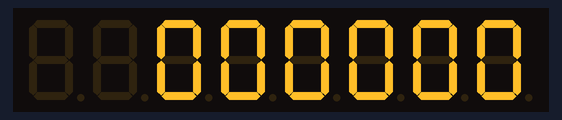
A sketch run on a simulated Arduino Uno, built with avr-gcc and run on an emulated ATmega328P. On the bench: 8-digit seven-segment display. Wiring (inferred from the names in the program): MAX7219 LED driver: data pin 6; clock pin 7; CS pin 8.

Above: at 0.1 s.
At 1.1 s:
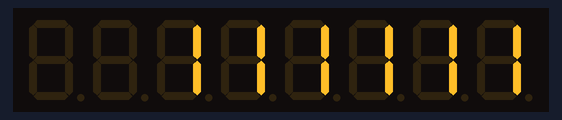
At 2.1 s:
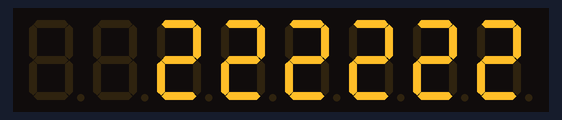
At 4.1 s:
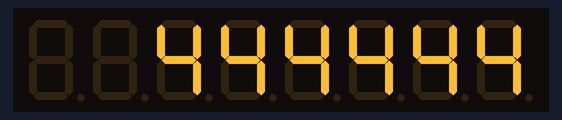
At 6.1 s:
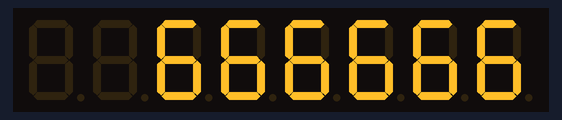
At 9.1 s:
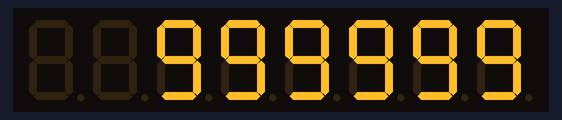

Measured:
- by itself, everything shown: repeats every 10.0 s, in 10 steps
- what the display in image 1 shows lasts 1.0 s, from 1.0 s to 2.0 s

The sketch:

bubble-timer.ino
```cpp
int dataIn = 6;
int load = 8;
int clock = 7;


int maxInUse = 1;    //change this variable to set how many MAX7219's you'll use

int e = 0;           // just a variable

// define max7219 registers
byte max7219_reg_noop        = 0x00;
byte max7219_reg_digit0      = 0x01;
byte max7219_reg_digit1      = 0x02;
byte max7219_reg_digit2      = 0x03;
byte max7219_reg_digit3      = 0x04;
byte max7219_reg_digit4      = 0x05;
byte max7219_reg_digit5      = 0x06;
byte max7219_reg_digit6      = 0x07;
byte max7219_reg_digit7      = 0x08;
byte max7219_reg_decodeMode  = 0x09;
byte max7219_reg_intensity   = 0x0a;
byte max7219_reg_scanLimit   = 0x0b;
byte max7219_reg_shutdown    = 0x0c;
byte max7219_reg_displayTest = 0x0f;

void putByte(byte data) {
  byte i = 8;
  byte mask;
  while(i > 0) {
    mask = 0x01 << (i - 1);      // get bitmask
    digitalWrite( clock, LOW);   // tick
    if (data & mask){            // choose bit
      digitalWrite(dataIn, HIGH);// send 1
    }else{
      digitalWrite(dataIn, LOW); // send 0
    }
    digitalWrite(clock, HIGH);   // tock
    --i;                         // move to lesser bit
  }
}

void maxSingle(byte reg, byte col) {
  digitalWrite(load, LOW);       // begin
  putByte(reg);                  // specify register
  putByte(col);//((data & 0x01) * 256) + data >> 1); // put data
  digitalWrite(load, LOW);       // and load da stuff
  digitalWrite(load,HIGH);
}

void maxAll (byte reg, byte col) {    // initialize  all  MAX7219's in the system
  int c = 0;
  digitalWrite(load, LOW);  // begin
  for ( c =1; c<= maxInUse; c++) {
  putByte(reg);  // specify register
  putByte(col);//((data & 0x01) * 256) + data >> 1); // put data
    }
  digitalWrite(load, LOW);
  digitalWrite(load,HIGH);
}

void maxOne(byte maxNr, byte reg, byte col) {
//maxOne is for addressing different MAX7219's,
//while having a couple of them cascaded

  int c = 0;
  digitalWrite(load, LOW);  // begin

  for ( c = maxInUse; c > maxNr; c--) {
    putByte(0);    // means no operation
    putByte(0);    // means no operation
  }

  putByte(reg);  // specify register
  putByte(col);//((data & 0x01) * 256) + data >> 1); // put data

  for ( c =maxNr-1; c >= 1; c--) {
    putByte(0);    // means no operation
    putByte(0);    // means no operation
  }

  digitalWrite(load, LOW); // and load da stuff
  digitalWrite(load,HIGH);
}

void showDigit(int place, int digit, bool dp)
{
  maxSingle(place*2+1 ,digit ^ (dp ? 0x80 : 0));
  //delay(100);
  maxSingle(place*2+2 ,digit ^ (dp ? 0x80 : 0));
}

void setup ()
{
  //Serial.begin(9600);

  pinMode(dataIn, OUTPUT);
  pinMode(clock,  OUTPUT);
  pinMode(load,   OUTPUT);

//initiation of the max 7219
  maxAll(max7219_reg_scanLimit, 0x07);
  maxAll(max7219_reg_decodeMode, 0xff);
  maxAll(max7219_reg_shutdown, 0x01);    // not in shutdown mode
  maxAll(max7219_reg_displayTest, 0x00); // no display test
   for (e=1; e<=8; e++) {    // empty registers, turn all LEDs off
    maxAll(e,0x7f);
  }
  maxAll(max7219_reg_intensity, 0x00);    // the first 0x0f is the value you can set
                                                  // range: 0x00 to 0x0f
}

void loop ()
{
  for (int n = 0; n < 10; n++)
  {
    showDigit(0, n, false);
    showDigit(1, n, false);
    showDigit(2, n, false);
    delay(1000);
  }
}
```
